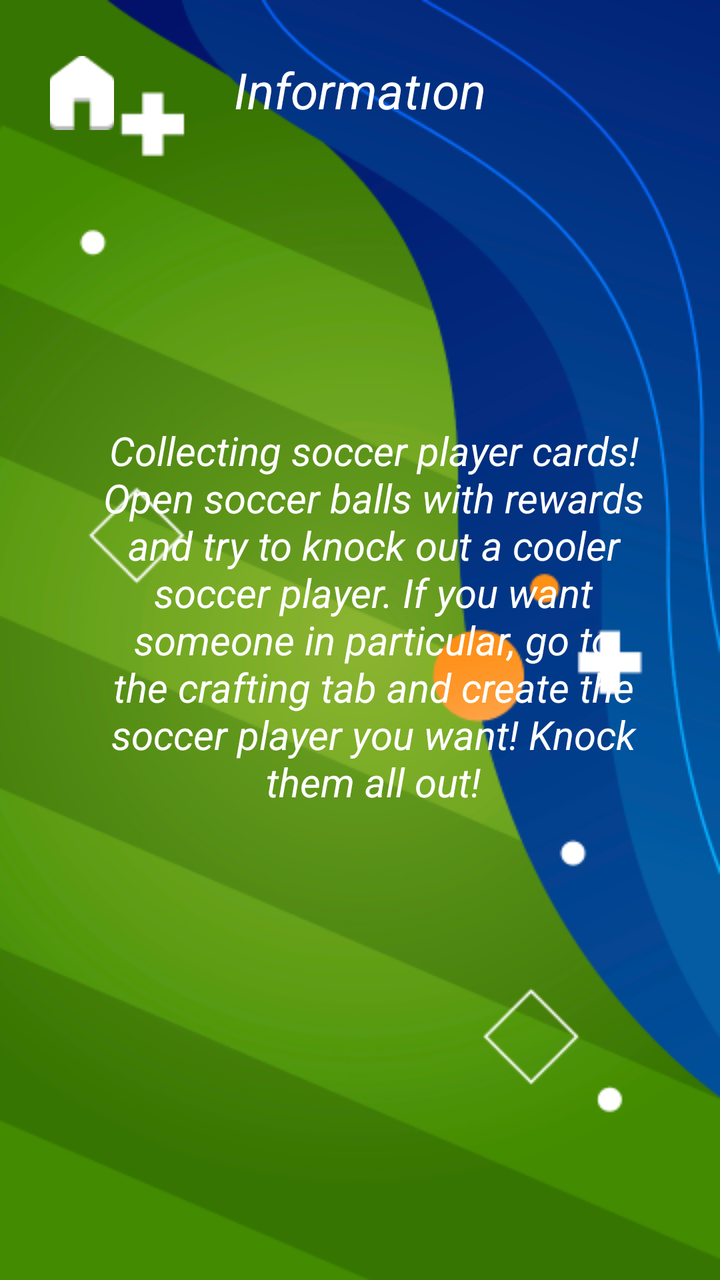
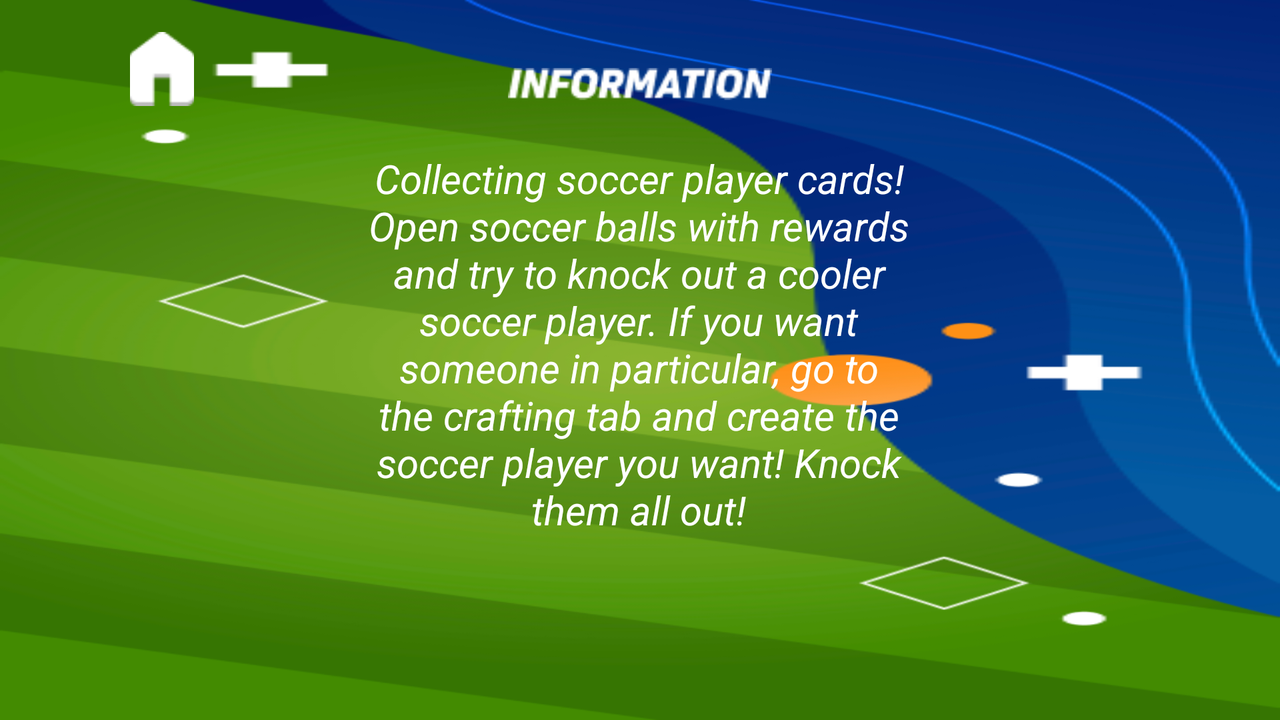

The same Android screen from two of the app's own layout files: first res/layout/ as a phone draws it, then the repository's variant for another configuration, drawn on a device whose configuration selects that folder. Both files follow.
<!-- AndroidManifest.xml: application theme Theme.Footstone -->
<!-- res/layout/activity_main2.xml -->
<?xml version="1.0" encoding="utf-8"?>
<androidx.constraintlayout.widget.ConstraintLayout xmlns:android="http://schemas.android.com/apk/res/android"
    xmlns:app="http://schemas.android.com/apk/res-auto"
    xmlns:tools="http://schemas.android.com/tools"
    android:layout_width="match_parent"
    android:layout_height="match_parent"
    android:background="@drawable/background"
    tools:context=".InformationActivity">

    <TextView
        android:layout_width="wrap_content"
        android:layout_height="wrap_content"
        android:layout_marginTop="28dp"
        android:text="@string/informat_on"
        android:textStyle="italic"
        android:textSize="25dp"
        android:textAlignment="center"
        android:textColor="@color/white"
        app:layout_constraintEnd_toEndOf="parent"
        app:layout_constraintHorizontal_bias="0.5"
        app:layout_constraintStart_toStartOf="parent"
        app:layout_constraintTop_toTopOf="parent" />

    <ImageView
        android:id="@+id/imageview_home2"
        android:layout_width="34dp"
        android:layout_height="37dp"
        android:layout_marginStart="24dp"
        android:layout_marginTop="28dp"
        android:src="@drawable/home"
        app:layout_constraintStart_toStartOf="parent"
        app:layout_constraintTop_toTopOf="parent" />

    <TextView
        android:layout_width="275dp"
        android:layout_height="315dp"
        android:text="@string/Information"
        android:textAlignment="center"
        android:textColor="@color/white"
        android:textSize="20dp"
        android:textStyle="italic"
        app:layout_constraintBottom_toBottomOf="parent"
        app:layout_constraintEnd_toEndOf="parent"
        app:layout_constraintHorizontal_bias="0.58"
        app:layout_constraintStart_toStartOf="parent"
        app:layout_constraintTop_toTopOf="parent"
        app:layout_constraintVertical_bias="0.651" />

</androidx.constraintlayout.widget.ConstraintLayout>
<!-- resources referenced by this layout -->
<resources>
  <!-- drawable background: png bitmap (drawable, 139948 bytes) -->
  <!-- drawable home: png bitmap (drawable, 463 bytes) -->
  <string name="Information">Collecting soccer player cards! Open soccer balls with rewards and try to knock out a cooler soccer player. If you want someone in particular, go to the crafting tab and create the soccer player you want! Knock them all out!</string>
  <string name="informat_on">Informatıon</string>
  <style name="Theme.Footstone" parent="Theme.MaterialComponents.DayNight.NoActionBar">
          
          <item name="colorPrimary">@color/purple_500</item>
          <item name="colorPrimaryVariant">@color/purple_700</item>
          <item name="colorOnPrimary">@color/white</item>
          
          <item name="colorSecondary">#FFB80C</item>
          <item name="colorSecondaryVariant">@color/teal_700</item>
          <item name="colorOnSecondary">@color/black</item>
          
          <item name="android:statusBarColor">?attr/colorPrimaryVariant</item>
          
      </style>
</resources>
<!-- res/layout-land/activity_main2.xml (the repository's variant of the layout above) -->
<!-- drawn on the phone turned sideways -->
<?xml version="1.0" encoding="utf-8"?>
<androidx.constraintlayout.widget.ConstraintLayout xmlns:android="http://schemas.android.com/apk/res/android"
    xmlns:app="http://schemas.android.com/apk/res-auto"
    xmlns:tools="http://schemas.android.com/tools"
    android:layout_width="match_parent"
    android:layout_height="match_parent"
    android:background="@drawable/background"
    tools:context=".InformationActivity">

    <ImageView
        android:layout_width="132dp"
        android:layout_height="28dp"
        android:layout_marginTop="28dp"
        android:src="@drawable/information"
        app:layout_constraintEnd_toEndOf="parent"
        app:layout_constraintHorizontal_bias="0.5"
        app:layout_constraintStart_toStartOf="parent"
        app:layout_constraintTop_toTopOf="parent" />

    <ImageView
        android:id="@+id/imageview_home2"
        android:layout_width="34dp"
        android:layout_height="37dp"
        android:layout_marginStart="64dp"
        android:layout_marginTop="16dp"
        android:src="@drawable/home"
        app:layout_constraintStart_toStartOf="parent"
        app:layout_constraintTop_toTopOf="parent" />

    <TextView
        android:layout_width="276dp"
        android:layout_height="243dp"
        android:text="@string/Information"
        android:textAlignment="center"
        android:textColor="@color/white"
        android:textSize="20dp"
        android:textStyle="italic"
        app:layout_constraintBottom_toBottomOf="parent"
        app:layout_constraintEnd_toEndOf="parent"
        app:layout_constraintHorizontal_bias="0.498"
        app:layout_constraintStart_toStartOf="parent"
        app:layout_constraintTop_toTopOf="parent"
        app:layout_constraintVertical_bias="0.648" />

</androidx.constraintlayout.widget.ConstraintLayout>
<!-- resources referenced by the variant -->
<!-- as the phone turned sideways resolves them -->
<resources>
  <!-- drawable background: png bitmap (drawable, 139948 bytes) -->
  <!-- drawable home: png bitmap (drawable, 463 bytes) -->
  <!-- drawable information: png bitmap (drawable, 1404 bytes) -->
  <string name="Information">Collecting soccer player cards! Open soccer balls with rewards and try to knock out a cooler soccer player. If you want someone in particular, go to the crafting tab and create the soccer player you want! Knock them all out!</string>
  <style name="Theme.Footstone" parent="Theme.MaterialComponents.DayNight.NoActionBar">
          
          <item name="colorPrimary">@color/purple_500</item>
          <item name="colorPrimaryVariant">@color/purple_700</item>
          <item name="colorOnPrimary">@color/white</item>
          
          <item name="colorSecondary">#FFB80C</item>
          <item name="colorSecondaryVariant">@color/teal_700</item>
          <item name="colorOnSecondary">@color/black</item>
          
          <item name="android:statusBarColor">?attr/colorPrimaryVariant</item>
          
      </style>
</resources>
